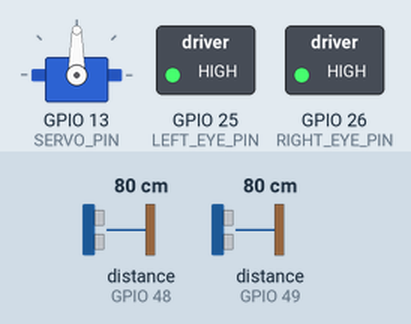
This sketch was run on a simulated ESP32. Shown: servo, switched loads named in the sketch (green lamp = pin HIGH). Inputs (shaded band) come from the test bench; at power-on: distance to the obstacle (sensors on GPIO 48, GPIO 49) 80 cm. The audio player accepts every command and is not drawn; what the sketch prints to the serial monitor is not drawn.

Above: at 1.7 s.
1.8 s: distance to the obstacle (sensor on GPIO 48) set to 2 cm
At 4.6 s:
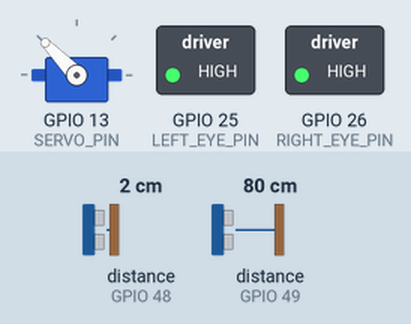
4.8 s: distance to the obstacle (sensor on GPIO 48) set to 26 cm
6.3 s: distance to the obstacle (sensor on GPIO 48) set to 30 cm
At 8.91 s:
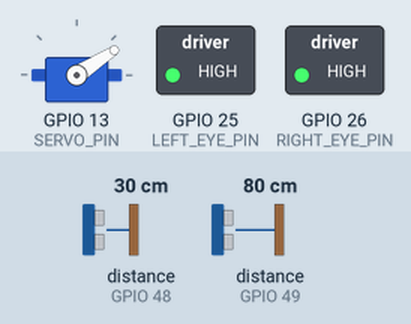
9.3 s: distance to the obstacle (sensor on GPIO 49) set to 2 cm
At 9.54 s:
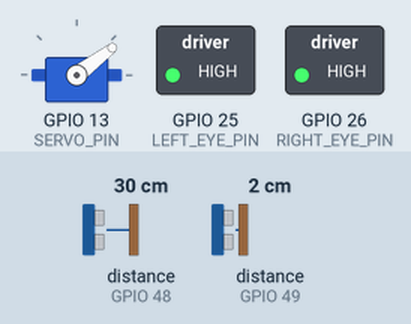
12.3 s: distance to the obstacle (sensor on GPIO 49) set to 27 cm
13.8 s: distance to the obstacle (sensor on GPIO 49) set to 33 cm
At 13.96 s:
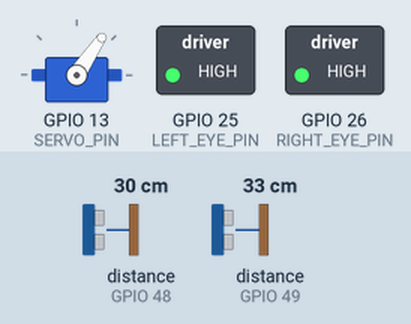
Timing chart, 0 to 17.4 s (numbered marks = the images above; inputs shaded):
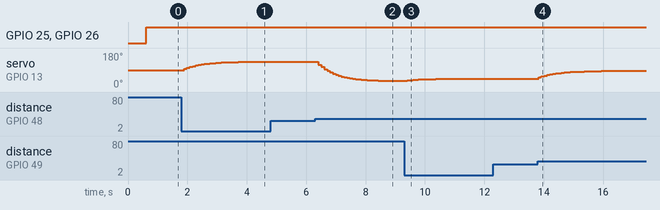

The sketch:

ESP32_SmartTracking_Node.ino
```cpp
#include <Wire.h>
#include <VL53L1X.h>
#include <ESP32Servo.h>
#include <HardwareSerial.h>
#include <DFRobotDFPlayerMini.h>

/*
  Smart Tracking Skull for ESP32

  Bill of materials:
  - Microcontroller: ESP32 Dev Module
  - Sensors: 2x VL53L1X ToF sensors
  - Actuator: 1/10-scale RC steering servo
  - Audio: DFPlayer Mini MP3 module + MicroSD card (FAT32, folder 01/001.mp3)
  - Visuals: 2x 5V LEDs with 220 ohm resistors
  - Power: 2S LiPo (7.4V) or 7.2V NiMH pack with UBEC regulated to 6V for the servo
  - Hardware: breadboard, jumper wires, angle brackets, and sensor mounts angled 15-20 degrees outward

  Important wiring notes:
  - The two ToF sensors share the same I2C bus on SDA=GPIO21 and SCL=GPIO22.
  - Use XSHUT pins to hard-reset the sensors and then re-address them to 0x30 and 0x31.
  - All grounds must be tied together: ESP32 ground, DFPlayer ground, servo ground, and both ToF grounds.
  - The Servo power should come from the UBEC regulated output, not directly from the ESP32 5V rail.
  - The DFPlayer RX line should be conditioned with a 1k resistor in noisy layouts.
*/

VL53L1X leftSensor;
VL53L1X rightSensor;
Servo skullServo;
HardwareSerial dfPlayerSerial(2);
DFRobotDFPlayerMini myDFPlayer;

// Tracking state variables
float currentAngle = 90.0;
float targetAngle = 90.0;
unsigned long lastTargetTime = 0;
bool isScaring = false;

// Configuration settings
const int CENTER_ANGLE = 90;
const int COOLDOWN_MS = 3000;
const float EASING_SPEED = 0.15;

// Distance thresholds in millimeters (300mm = ~1 foot, 915mm = ~3 feet)
const int MIN_DIST = 300;
const int MAX_DIST = 915;

// Pin assignments - ESP32-safe pins for a dev board
const int LEFT_EYE_PIN = 25;
const int RIGHT_EYE_PIN = 26;
const int XSHUT_LEFT = 4;
const int XSHUT_RIGHT = 5;
const int SERVO_PIN = 13;
const int DFPLAYER_RX_PIN = 16;
const int DFPLAYER_TX_PIN = 17;

void setEyeState(bool on) {
  digitalWrite(LEFT_EYE_PIN, on ? HIGH : LOW);
  digitalWrite(RIGHT_EYE_PIN, on ? HIGH : LOW);
}

void initSensors() {
  pinMode(XSHUT_LEFT, OUTPUT);
  pinMode(XSHUT_RIGHT, OUTPUT);
  digitalWrite(XSHUT_LEFT, LOW);
  digitalWrite(XSHUT_RIGHT, LOW);
  delay(10);

  pinMode(XSHUT_LEFT, INPUT);
  delay(10);
  leftSensor.setTimeout(500);
  if (!leftSensor.init()) {
    Serial.println(F("Left VL53L1X initialization failed."));
    while (1) {
      delay(10);
    }
  }
  leftSensor.setAddress(0x30);

  pinMode(XSHUT_RIGHT, INPUT);
  delay(10);
  rightSensor.setTimeout(500);
  if (!rightSensor.init()) {
    Serial.println(F("Right VL53L1X initialization failed."));
    while (1) {
      delay(10);
    }
  }
  rightSensor.setAddress(0x31);

  leftSensor.startContinuous(50);
  rightSensor.startContinuous(50);
}

void initDFPlayer() {
  dfPlayerSerial.begin(9600, SERIAL_8N1, DFPLAYER_RX_PIN, DFPLAYER_TX_PIN);
  if (myDFPlayer.begin(dfPlayerSerial)) {
    myDFPlayer.volume(25);
    Serial.println(F("DFPlayer Mini initialized."));
  } else {
    Serial.println(F("DFPlayer Mini failed to initialize."));
  }
}

void triggerScare() {
  if (isScaring) {
    return;
  }

  isScaring = true;
  setEyeState(true);
  myDFPlayer.playFolder(1, 1);
  Serial.println(F("Tracking target: eyes on and scare audio triggered."));
}

void endScare() {
  if (!isScaring) {
    return;
  }

  isScaring = false;
  setEyeState(false);
  myDFPlayer.stop();
  Serial.println(F("Target lost: idle state restored."));
}

void setup() {
  Serial.begin(115200);
  Wire.begin();

  pinMode(LEFT_EYE_PIN, OUTPUT);
  pinMode(RIGHT_EYE_PIN, OUTPUT);
  setEyeState(false);

  skullServo.attach(SERVO_PIN);
  skullServo.write(CENTER_ANGLE);

  initDFPlayer();
  initSensors();

  lastTargetTime = millis();
  Serial.println(F("Smart tracking skull initialized."));
}

void loop() {
  int leftDist = leftSensor.read();
  int rightDist = rightSensor.read();

  bool leftValid = (leftDist >= MIN_DIST && leftDist <= MAX_DIST);
  bool rightValid = (rightDist >= MIN_DIST && rightDist <= MAX_DIST);

  if (leftValid || rightValid) {
    triggerScare();
    lastTargetTime = millis();

    if (leftValid && rightValid) {
      int diff = leftDist - rightDist;
      targetAngle = map(diff, -300, 300, 55, 125);
    } else if (leftValid) {
      targetAngle = 45;
    } else {
      targetAngle = 135;
    }
  } else {
    if (millis() - lastTargetTime > COOLDOWN_MS) {
      targetAngle = CENTER_ANGLE;
      if (isScaring) {
        endScare();
      }
    }
  }

  targetAngle = constrain(targetAngle, 30, 150);
  currentAngle += (targetAngle - currentAngle) * EASING_SPEED;
  skullServo.write((int)currentAngle);

  delay(30);
}
```

Measured:
- the behaviour switches between 29 and 30 cm on distance to the obstacle (sensor on GPIO 48) (found by bisection; images 1 and 2)
- the behaviour switches between 29 and 30 cm on distance to the obstacle (sensor on GPIO 49) (found by bisection; images 3 and 4)
- after the input at 1.8 s, servo on GPIO 13 (SERVO_PIN): moves from 90° to 134° over 2.2 s, starting after 0.09 s
- after the input at 4.8 s, every drawn part: stays the same
- after the input at 6.3 s, servo on GPIO 13 (SERVO_PIN): moves from 134° to 32° over 2.7 s, starting after 0.11 s
- after the input at 9.3 s, servo on GPIO 13 (SERVO_PIN): moves from 32° to 44° over 1.4 s, starting at once
- after the input at 12.3 s, every drawn part: stays the same
- after the input at 13.8 s, servo on GPIO 13 (SERVO_PIN): moves from 44° to 85° over 2.1 s, starting at once
